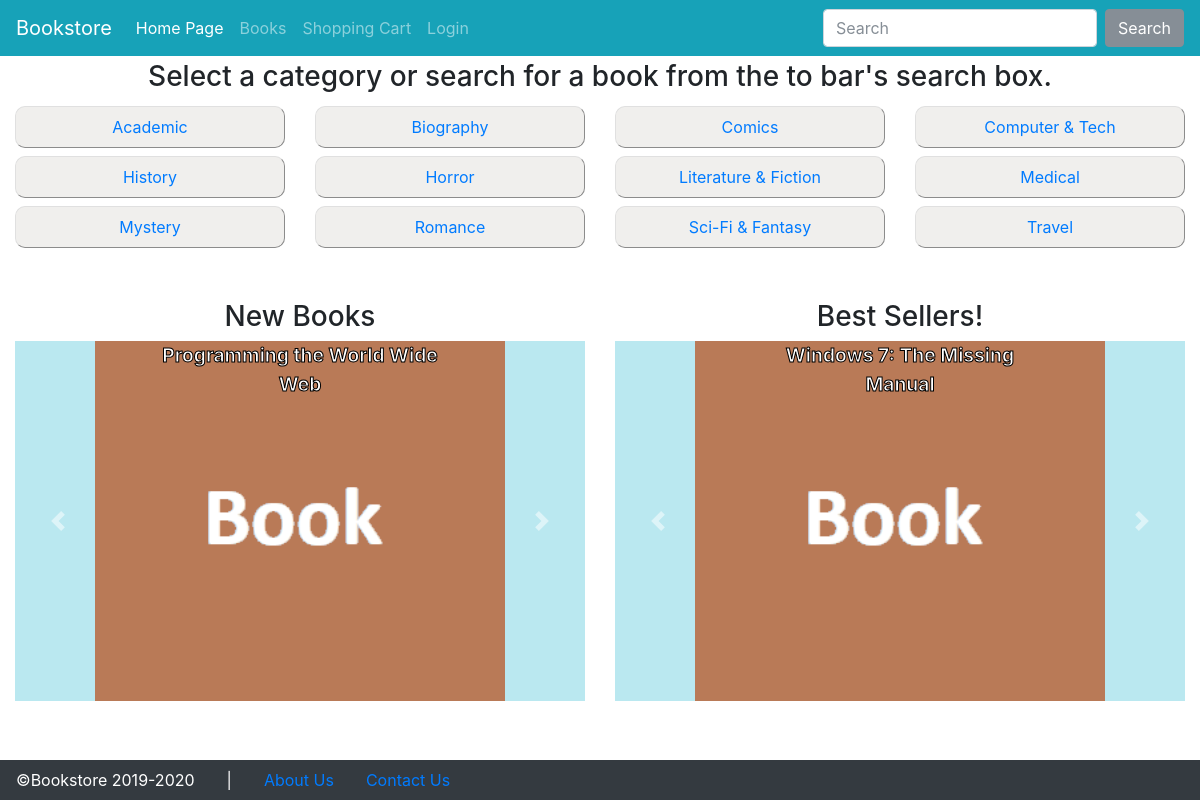
The page / on the database its author committed.
### tables this page shows
CREATE TABLE `category` (
  `ID` int(11) NOT NULL,
  `Name` varchar(200) DEFAULT NULL
);

### internal/menuleft.php (the view)
<h3 class="text-center">Select a category or search for a book from the to bar's search box.</h3>
<div class="row mx-0">
<?php
$sql = 'select * from category order by Name';
if (! ($res = $mysqli->query($sql))) {
 echo "Table creation failed: (" .
 			$mysqli->errno . ") " . $mysqli->error;
} else {
	while ($row = $res->fetch_assoc()) {
		print "
		<div class='col-6 col-sm-4 col-md-3 my-1'>
			<a class='category-tile nav-link text-truncate text-center' href='index.php?p=catinfo&catid=$row[ID]'>
				$row[Name]
			</a>
		</div>
		";
	}
}
?>
</div>

### index.php (shortened to what this page needs)
<!doctype html>
<html lang="en">
<head>
    <link href="./bootstrap/bootstrap.min.css" rel="stylesheet">
    <link href="./bootstrap/dashboard.css" rel="stylesheet">
    <link href="./css/datatables.min.css" rel="stylesheet">
    <link href="./css/custom.css" rel="stylesheet">
    <link href="./css/toastr.min.css" rel="stylesheet">
  </head>
<body>
    <header>
      <nav id="topNavbar" class="navbar navbar-expand-<?php if($_SESSION['username']!='?') echo "lg"; else echo "md";?> navbar-dark bg-info">
        <a class="navbar-brand" href="#">Bookstore</a>
        <div class="collapse navbar-collapse" id="navbarsExampleDefault">
          <ul class="navbar-nav mr-auto">
          <?php if($_SESSION['is_admin']):?>
            <li class="nav-item<?php if($_SERVER['QUERY_STRING'] == 'p=book_manage') echo ' active';?>">
              <a class="nav-link" href="?p=book_manage">Book Management</a>
            </li>
            <li class="nav-item<?php if($_SERVER['QUERY_STRING'] == 'p=orders_manage') echo ' active';?>">
              <a class="nav-link" href="?p=orders_manage">Order Management</a>
            </li>
            <li class="nav-item">
              <a class="nav-link" href="?p=logout">Logout</a>
            </li>
          <?php else:?>
          <?php if($_SESSION['username']!='?'):?>
            <li class="nav-item<?php if($_SERVER['QUERY_STRING'] == '' || $_SERVER['QUERY_STRING'] == 'p=start') echo ' active';?>">
              <a class="nav-link" href="index.php?p=start">Home Page</a>
            </li>
            <li class="nav-item<?php if($_SERVER['QUERY_STRING'] == 'p=products') echo ' active';?>">
              <a class="nav-link" href="?p=products">All Books</a>
            </li>
            <li class="nav-item<?php if($_SERVER['QUERY_STRING'] == 'p=cart') echo ' active';?>">
              <a class="nav-link" href="?p=cart">Shopping Cart</a>
            </li>
            <li class="nav-item<?php if($_SERVER['QUERY_STRING'] == 'p=myorders') echo ' active';?>">
              <a class="nav-link " href="?p=myorders">My orders</a>
            </li>
            <li class="nav-item<?php if($_SERVER['QUERY_STRING'] == 'p=myinfo') echo ' active';?>">
              <a class="nav-link" href="?p=myinfo">My Account</a>
            </li>
            <li class="nav-item">
              <a class="nav-link" href="?p=logout">Logout</a>
            </li>
          <?php else:?>
            <li class="nav-item<?php if($_SERVER['QUERY_STRING'] == '' || $_SERVER['QUERY_STRING'] == 'p=start') echo ' active';?>">
              <a class="nav-link" href="index.php?p=start">Home Page</a>
            </li>
            <li class="nav-item<?php if($_SERVER['QUERY_STRING'] == 'p=products') echo ' active';?>">
              <a class="nav-link" href="?p=products">Books</a>
            </li>
            <li class="nav-item<?php if($_SERVER['QUERY_STRING'] == 'p=cart') echo ' active';?>">
              <a class="nav-link" href="?p=cart">Shopping Cart</a>
            </li>
            <li class="nav-item<?php if($_SERVER['QUERY_STRING'] == 'p=login') echo ' active';?>">
              <a class="nav-link" href="?p=login">Login</a>
            </li>
          <?php endif;?>
          <?php endif;?>
			</ul>
    <?php if(!$_SESSION['is_admin']): ?>
      <form class="form-inline my-2 my-lg-0">
        <input class="form-control mr-sm-2" type="search" placeholder="Search" aria-label="Search">
        <button class="btn btn-secondary my-2 my-sm-0" type="submit">Search</button>
      </form>
    <?php endif; ?>
        </div>
      </nav>
    </header>
<div class="container-fluid py-1 px-0" style="overflow: auto">
      <div class="row m-0">
<main id='maincontent' role="main" class="w-100 px-0">
<?php
$p = $_REQUEST['p'];
$pages = array('start','shopinfo','login','do_login','after_login','logout','myinfo','contact','products','cart','catinfo','productinfo','add_cart','empty_cart','buy_cart', 'orders_manage', 'book_manage');
foreach($pages as $pp) {
	if($pp==$p) {
		require "internal/$p.php";
	}
}
?>
     </main>
      </div>
    </div>
    <div id="bottomFooter" class="text-white bg-dark">
      <div class="row align-items-center mx-0">
        <div class="nav-link">
          &copy;Bookstore 2019-2020
        </div>
        <div class="nav-link">|</div>
        <a class="nav-link" href="?p=shopinfo">About Us</a>
        <a class="nav-link" href="?p=contact">Contact Us</a>
      </div>
    </div>
  </body>
</html>

### css/custom.css (style rules this page uses)
html, body { height: 100%; overflow: hidden; margin: 0; padding: 0; }
.category-tile { border-radius: 10px 10px 10px 10px; -moz-border-radius: 10px 10px 10px 10px; -webkit-border-radius: 10px 10px 10px 10px; border: 1px outset #e0e0e0; background-color: #f0efed; }

### rows shown on the page
category: Name "Academic"
category: Name "Biography"
category: Name "Comics"
category: Name "Computer & Tech"
category: Name "History"
category: Name "Horror"
category: Name "Literature & Fiction"
category: Name "Medical"
category: Name "Mystery"
category: Name "Romance"
category: Name "Sci-Fi & Fantasy"
category: Name "Travel"

### other values the page prints
$row[title] "Programming the World Wide Web"
$row[title] "Windows 7: The Missing Manual"
